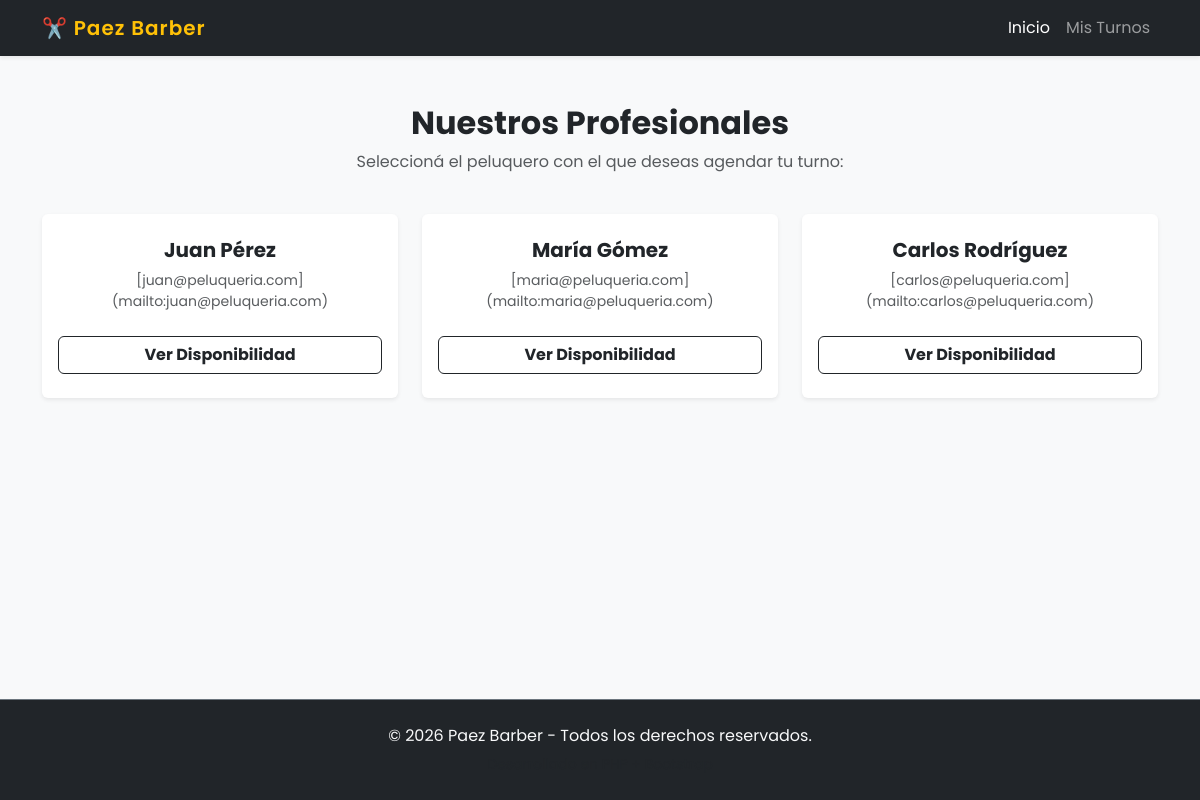
Screenshot of /index.php?page=peluqueros with the database file from the repository.
### tables this page shows
CREATE TABLE peluqueros (
id INT AUTO_INCREMENT PRIMARY KEY,
nombre VARCHAR(100) NOT NULL,
sexo CHAR(1) NOT NULL,
edad INT NOT NULL,
correo VARCHAR(100) NOT NULL
);

### Controllers/PeluqueroController.php (called while the page is built)
<?php
require_once __DIR__ . '/../models/Peluquero.php';
class PeluqueroController
{
    private PDO $db;
    public function __construct(PDO $db)
    {
        $this->db = $db;
    }
    public function renderPeluqueros(): void
    {
        $peluqueroModel = new Peluquero($this->db);
        $resultado = $peluqueroModel->listar();
        include __DIR__ . '/../views/peluqueros.php';
    }
}

### Models/Peluquero.php (called while the page is built)
<?php
class Peluquero {
    private PDO $conn;
    private $table_name = "peluqueros";
    public function __construct(PDO $db) {
        $this->conn = $db;
    }
    public function listar() :PDOStatement {
        $query = "SELECT id, nombre, correo FROM " . $this->table_name;
        $stmt = $this->conn->prepare($query);
        $stmt->execute();
        return $stmt;
    }
}

### Views/peluqueros.php (the view)
<?php
include 'views/layout/header.php';
?>
<div class="row justify-content-center text-center mb-4">
    <div class="col-md-8">
        <h2 class="text-dark fw-bold">Nuestros Profesionales</h2>
        <p class="text-muted">Seleccioná el peluquero con el que deseas agendar tu turno:</p>
    </div>
</div>
<div class="row g-4 justify-content-center">
    <?php if ($resultado->rowCount() > 0): ?>
        <?php while ($row = $resultado->fetch(PDO::FETCH_ASSOC)): ?>
            <div class="col-md-4">
                <div class="card shadow-sm h-100 border-0">
                    <div class="card-body text-center py-4">
                        <h5 class="card-title fw-bold text-dark"><?= htmlspecialchars($row['nombre']) ?></h5>
                        <p class="text-muted card-text small"><?= htmlspecialchars($row['correo']) ?></p>
                        <a href="index.php?page=calendario&id_peluquero=<?= $row['id'] ?>" class="btn btn-outline-dark fw-bold w-100 mt-2">
                            Ver Disponibilidad
                        </a>
                    </div>
                </div>
            </div>
        <?php endwhile; ?>
    <?php else: ?>
        <div class="col-md-6 text-center">
            <div class="alert alert-warning">No hay peluqueros disponibles en este momento.</div>
        </div>
    <?php endif; ?>
</div>
<?php include 'views/layout/footer.php'; ?>

### index.php (shortened to what this page needs)
<?php
require_once 'controllers/PeluqueroController.php';
$database = new Database();
$db = $database->getConnection();
$page = isset($_GET['page']) ? $_GET['page'] : 'home';
switch ($page) {
    case 'peluqueros':
        $controller = new PeluqueroController($db);
        $controller->renderPeluqueros();
        break;
}

### views/layout/header.php (shortened to what this page needs)
<!DOCTYPE html>
<html lang="es">
<head>
    <link href="https://cdn.jsdelivr.net/npm/bootstrap@5.3.3/dist/css/bootstrap.min.css" rel="stylesheet">
</head>
<body>
    <nav class="navbar navbar-expand-lg navbar-dark bg-dark shadow-sm">
        <div class="container">
            <a class="navbar-brand text-warning" href="index.php">
                ✂️ Paez Barber
            </a>
            <div class="collapse navbar-collapse justify-content-end" id="navbarNav">
                <ul class="navbar-nav">
                    <li class="nav-item">
                        <a class="nav-link active" href="index.php">Inicio</a>
                    </li>
                    <li class="nav-item">
                        <a class="nav-link" href="#">Mis Turnos</a>
                    </li>
                </ul>
            </div>
        </div>
    </nav>
    <main class="container my-5">

### views/layout/footer.php (shortened to what this page needs)
</main>
    <footer class="bg-dark text-light text-center py-4 mt-auto border-top border-secondary">
        <div class="container">
            <p class="mb-1">&copy; <?= date('Y'); ?> Paez Barber - Todos los derechos reservados.</p>
            <small class="text-muted">Desarrollado en PHP + Bootstrap</small>
        </div>
    </footer>
</body>
</html>

### views/layout/header.php (style rules this page uses)
body { font-family: 'Poppins', sans-serif; background-color: #f8f9fa; display: flex; flex-direction: column; min-height: 100vh; }
.navbar-brand { font-weight: 600; letter-spacing: 1px; }

### rows the page displays
peluqueros: nombre "Juan Pérez", correo "[juan@peluqueria.com](mailto:juan@peluqueria.com)"
peluqueros: nombre "María Gómez", correo "[maria@peluqueria.com](mailto:maria@peluqueria.com)"
peluqueros: nombre "Carlos Rodríguez", correo "[carlos@peluqueria.com](mailto:carlos@peluqueria.com)"
